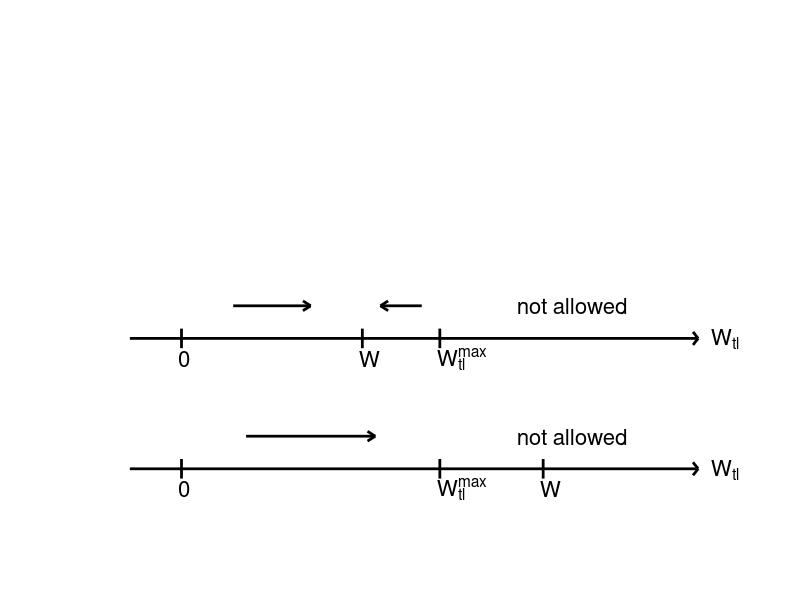

Source code (MATLAB):
function tillschema
% TILLSCHEMA  Produce a figure showing how the till water amount W_tl evolves.

set(0,'defaultlinelinewidth',2.0)
da = 0.1;

y = 0.4;
plot([-0.2 2.0], [y y], 'k'), hold on,  arrow(2.0,y)
text(2.05,y,'W_{tl}','fontsize',16)
tick(0.0,y,'0'),  tick(0.7,y,'W'),  tick(1.0,y,'W_{tl}^{max}')
plot([0.2 0.5], [y+da y+da], 'k'),  sharpright(0.5,y+da)
plot([0.77 0.93], [y+da y+da], 'k'),  sharpleft(0.77,y+da)
text(1.3,y+da,'not allowed','fontsize',16)

y = 0.0;
plot([-0.2 2.0], [y y], 'k'),  arrow(2.0,y)
text(2.05,y,'W_{tl}','fontsize',16)
tick(0.0,y,'0'),  tick(1.0,y,'W_{tl}^{max}'),  tick(1.4,y,'W')
plot([0.25 0.75], [y+da y+da], 'k'),  sharpright(0.75,y+da)
text(1.3,y+da,'not allowed','fontsize',16)

hold off
axis([-0.3 2.1 -0.2 1.3]), axis off
end

  function tick(x,y,s)
    plot([x x], [y-0.03 y+0.03],'k')
    text(x-0.01,y-0.06,s,'fontsize',16)
  end

  function arrow(x,y)
    plot([x-0.02 x], [y+0.02 y],'k')
    plot([x-0.02 x], [y-0.02 y],'k')
  end
 
  function sharpleft(x,y)
    plot([x+0.03 x], [y+0.015 y],'k')
    plot([x+0.03 x], [y-0.015 y],'k')
  end

  function sharpright(x,y)
    plot([x-0.03 x], [y+0.015 y],'k')
    plot([x-0.03 x], [y-0.015 y],'k')
  end
